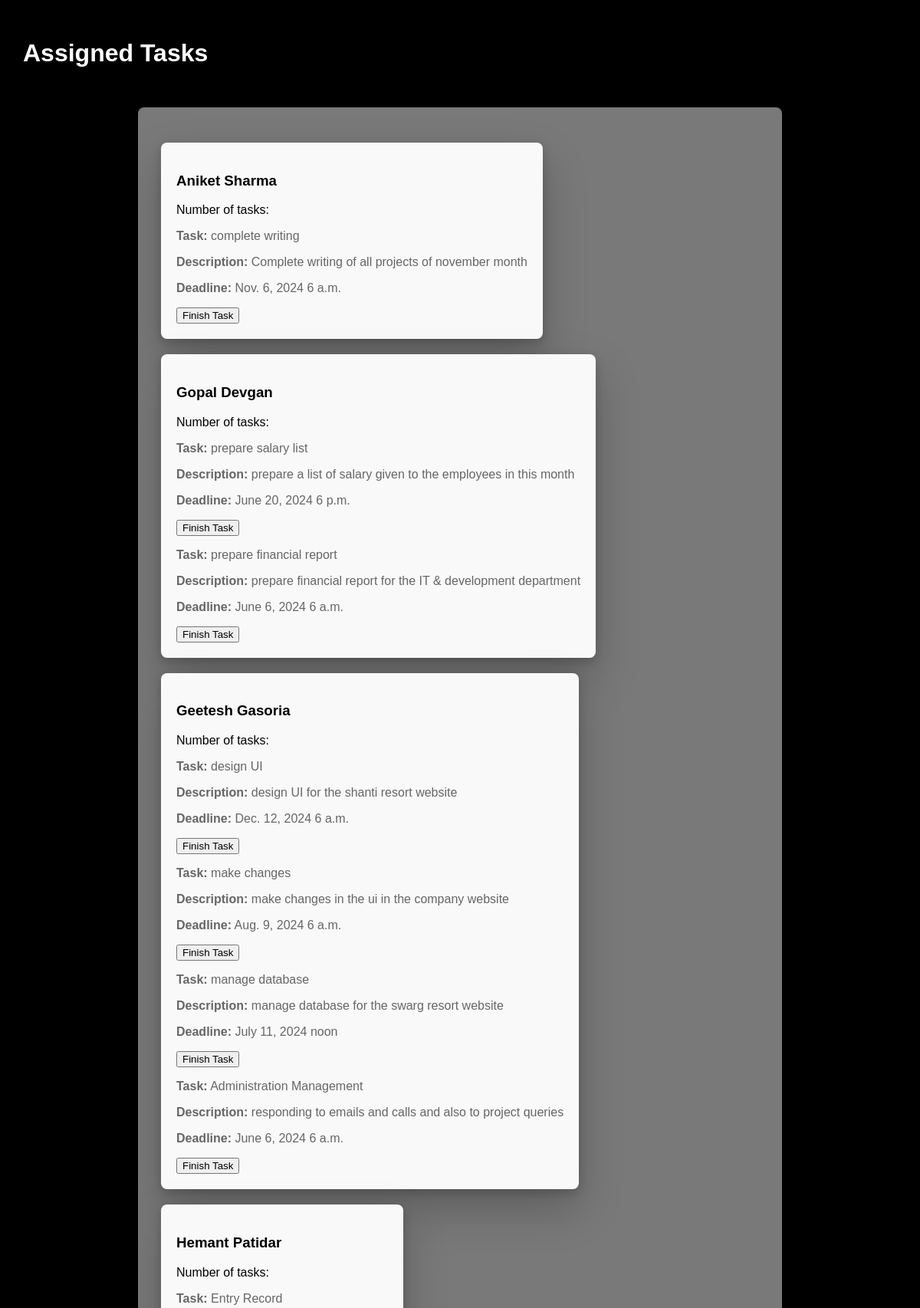
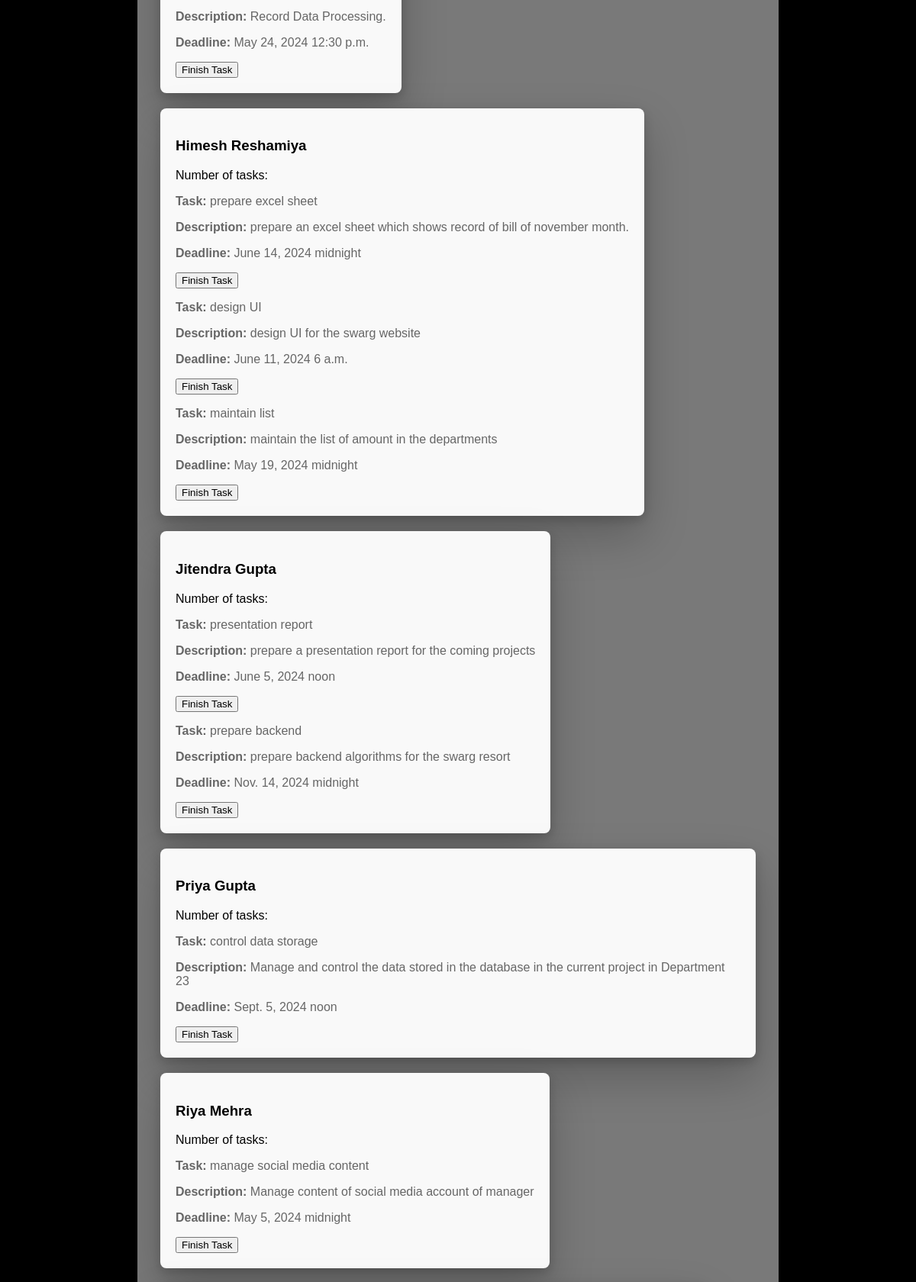
Page /AdminDashboard/assigned-tasks/ (upper part) on the committed database (2 pictures, top to bottom).
### ETMDAPP/models.py (models this page shows, shortened)
class Employee(models.Model):
    name = models.CharField(max_length=100)
    department = models.CharField(max_length=100)
    employee_id = models.CharField(max_length=100, unique=True)
    address = models.CharField(max_length=100)
    contact_number = models.CharField(max_length=15)
    destination = models.CharField(max_length=100, blank=True, null=True)
    date_of_birth = models.DateField()
    date_of_joining = models.DateField()
    email = models.EmailField(unique=True)
    newemail = models.EmailField(unique=True,null=True)
    password = models.CharField(max_length=100)
    designation = models.CharField(max_length=100, blank=True, null=True)
    description = models.TextField(blank=True, null=True)
    picture = models.ImageField(
        upload_to='employee_pictures/', blank=True, null=True)

class Task(models.Model):
    PRIORITY_CHOICES = [
        ('Low', 'Low'),
        ('Medium', 'Medium'),
        ('High', 'High'),
    ]
    CATEGORY_CHOICES = [
        ('Work', 'Work'),
        ('Personal', 'Personal'),
        ('Errands', 'Errands'),
    ]
    title = models.CharField(max_length=100)
    description = models.TextField()
    assigned_to = models.ForeignKey(Employee, on_delete=models.CASCADE)
    deadline_date = models.DateField()
    deadline_time = models.TimeField()
    email = models.EmailField()
    created_at = models.DateTimeField(default=timezone.now)
    priority = models.CharField(
        max_length=10, choices=PRIORITY_CHOICES, default='Medium')
    category = models.CharField(
        max_length=20, choices=CATEGORY_CHOICES, default='Work')

### ETMDAPP/views.py (the view)
# urls.py: path('AdminDashboard/assigned-tasks/', views.assigned_tasks, name='assigned_tasks'),
def assigned_tasks(request):
    employees_with_tasks = Employee.objects.filter(
        task__isnull=False).distinct()
    return render(request, 'taskemployeelist.html', {'employees': employees_with_tasks})

### ETMDAPP/templates/taskemployeelist.html (shortened to what this page needs)
<!DOCTYPE html>
<html lang="en">
<head>
    <link rel="stylesheet" href="/static/css/taskemployeelist.css">
</head>
<body>
    <h1>Assigned Tasks</h1>
<div class="container">
    <ul class="task-list">
        {% for employee in employees %}
        <li>
            <h3>{{ employee.name }}</h3>
            <p>Number of tasks: {{ employee.task_count }}</p>
            <div class="task-details">
                {% for task in employee.task_set.all %}
                <form method="post" action="{% url 'mark_task_finished' task.id employee.email %}">
                    <p><strong>Task:</strong> {{ task.title }}</p>
                    <p><strong>Description:</strong> {{ task.description }}</p>
                    <p><strong>Deadline:</strong> {{ task.deadline_date }} {{ task.deadline_time }}</p>
                    <button type="submit">Finish Task</button>
                </form>
                {% endfor %}
            </div>
        </li>
        {% endfor %}
    </ul>
</div>
</body>
</html>

### ETMDAPP/static/css/taskemployeelist.css (style rules this page uses)
body { font-family: Arial, sans-serif; background-color: #000000; margin: 0; padding: 0; }
.container { max-width: 800px; margin: 0 auto; padding: 20px; background-color: #ffffff79; border-radius: 8px; box-shadow: 0 2px 4px rgba(0, 0, 0, 0.1); }
h1 { text-align: left; padding: 30px; color: #ffffff; }
ul { list-style-type: none; padding: 0; }
li { margin:10px; padding: 20px; text-align: left; background-color: #f9f9f9; border-radius: 8px; box-shadow: 0 2px 4px rgba(0, 0, 0, 0.1); display: inline-block; box-shadow: 0 26px 58px 0 rgba(0, 0, 0, .22), 0 5px 14px 0 rgba(0, 0, 0, .18); }
.task-details { font-size: 16px; margin-top: 10px; color: #666; }

### ETMDAPP/templates/taskemployeelist.html (style rules this page uses)
.container { display: flex; flex-direction: column; }

### rows in the picture
Employee: name "Aniket Sharma"
Task: title "complete writing", description "Complete writing of all projects of november month", deadline_date "Nov. 6, 2024", deadline_time "6 a.m."
Employee: name "Gopal Devgan"
Task: title "prepare salary list", description "prepare a list of salary given to the employees in this month", deadline_date "June 20, 2024", deadline_time "6 p.m."
Task: title "prepare financial report", description "prepare financial report for the IT & development department", deadline_date "June 6, 2024", deadline_time "6 a.m."
Employee: name "Geetesh Gasoria"
Task: title "design UI", description "design UI for the shanti resort website", deadline_date "Dec. 12, 2024", deadline_time "6 a.m."
Task: title "make changes", description "make changes in the ui in the company website", deadline_date "Aug. 9, 2024", deadline_time "6 a.m."
Task: title "manage database", description "manage database for the swarg resort website", deadline_date "July 11, 2024", deadline_time "noon"
Task: title "Administration Management", description "responding to emails and calls and also to project queries", deadline_date "June 6, 2024", deadline_time "6 a.m."
Employee: name "Hemant Patidar"
Task: title "Entry Record", description "Record Data Processing.", deadline_date "May 24, 2024", deadline_time "12:30 p.m."
Employee: name "Himesh Reshamiya"
Task: title "prepare excel sheet", description "prepare an excel sheet which shows record of bill of november month.", deadline_date "June 14, 2024", deadline_time "midnight"
Task: title "design UI", description "design UI for the swarg website", deadline_date "June 11, 2024", deadline_time "6 a.m."
Task: title "maintain list", description "maintain the list of amount in the departments", deadline_date "May 19, 2024", deadline_time "midnight"
Employee: name "Jitendra Gupta"
Task: title "presentation report", description "prepare a presentation report for the coming projects", deadline_date "June 5, 2024", deadline_time "noon"
Task: title "prepare backend", description "prepare backend algorithms for the swarg resort", deadline_date "Nov. 14, 2024", deadline_time "midnight"
Employee: name "Priya Gupta"
Task: title "control data storage", description "Manage and control the data stored in the database in the current project in Department 23", deadline_date "Sept. 5, 2024", deadline_time "noon"
Employee: name "Riya Mehra"
Task: title "manage social media content", description "Manage content of social media account of manager", deadline_date "May 5, 2024", deadline_time "midnight"
